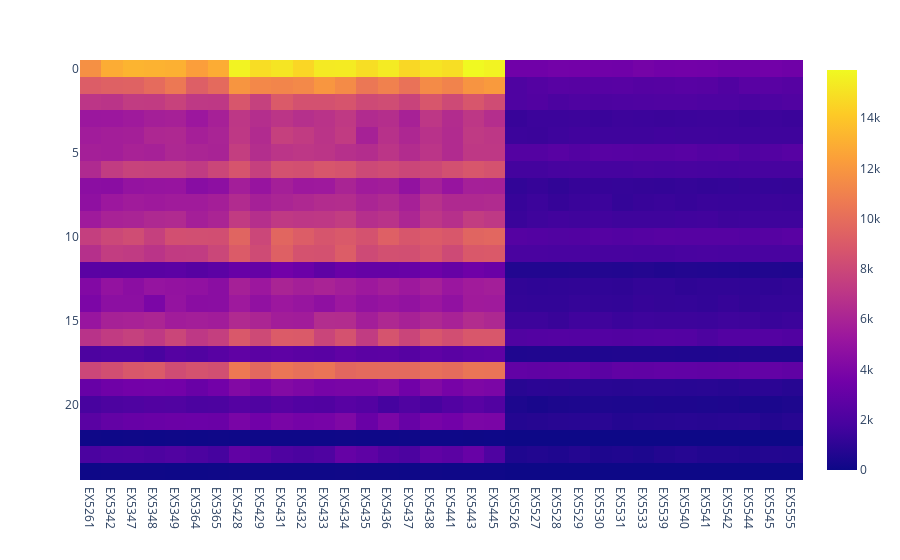

Notebook cell for this chart:
### Code cell
fig = px.imshow(result.iloc[:,1:])
fig.show()

### Figure 1 — Plotly figure (JSON) as saved in the notebook; plotly's stock layout.template omitted (floating-point values rounded to 4 significant figures; data arrays with more than 128 entries replaced by an {"elided": "..."} marker saying what was removed)
{"data": [{"coloraxis": "coloraxis", "hovertemplate": "x: %{x}<br>y: %{y}<br>color: %{z}<extra></extra>", "name": "0", "type": "heatmap", "x": ["EX5261", "EX5342", "EX5347", "EX5348", "EX5349", "EX5364", "EX5365", "EX5428", "EX5429", "EX5431", "EX5432", "EX5433", "EX5434", "EX5435", "EX5436", "EX5437", "EX5438", "EX5441", "EX5443", "EX5445", "EX5526", "EX5527", "EX5528", "EX5529", "EX5530", "EX5531", "EX5533", "EX5539", "EX5540", "EX5541", "EX5542", "EX5544", "EX5545", "EX5555"], "xaxis": "x", "y": [0, 1, 2, 3, 4, 5, 6, 7, 8, 9, 10, 11, 12, 13, 14, 15, 16, 17, 18, 19, 20, 21, 22, 23, 24], "yaxis": "y", "z": {"elided": "25x34 int values"}}], "layout": {"coloraxis": {"colorscale": [[0, "#0d0887"], [0.1111, "#46039f"], [0.2222, "#7201a8"], [0.3333, "#9c179e"], [0.4444, "#bd3786"], [0.5556, "#d8576b"], [0.6667, "#ed7953"], [0.7778, "#fb9f3a"], [0.8889, "#fdca26"], [1, "#f0f921"]]}, "margin": {"t": 60}, "xaxis": {"anchor": "y", "constrain": "domain", "domain": [0, 1], "scaleanchor": "y"}, "yaxis": {"anchor": "x", "autorange": "reversed", "constrain": "domain", "domain": [0, 1]}}}
